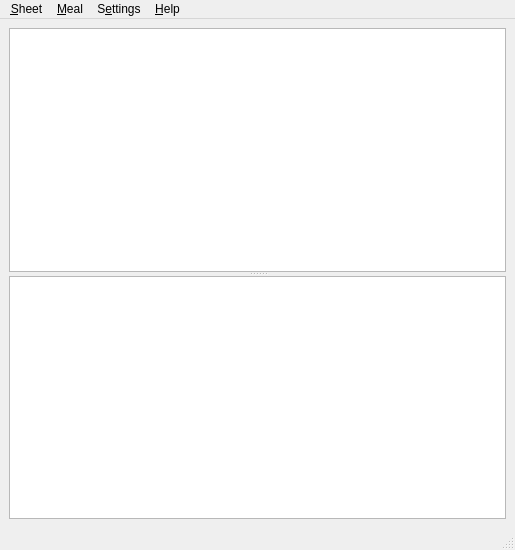
<?xml version="1.0" encoding="UTF-8"?>
<ui version="4.0">
 <class>SheetWindow</class>
 <widget class="QMainWindow" name="SheetWindow">
  <property name="geometry">
   <rect>
    <x>0</x>
    <y>0</y>
    <width>515</width>
    <height>550</height>
   </rect>
  </property>
  <property name="windowTitle">
   <string>SheetMeal</string>
  </property>
  <widget class="QWidget" name="centralwidget">
   <layout class="QVBoxLayout" name="verticalLayout">
    <item>
     <widget class="QSplitter" name="splitter">
      <property name="orientation">
       <enum>Qt::Vertical</enum>
      </property>
      <widget class="MealTable" name="mealTable"/>
      <widget class="TotalsTable" name="totalsTable"/>
     </widget>
    </item>
   </layout>
  </widget>
  <widget class="QMenuBar" name="menuBar">
   <property name="geometry">
    <rect>
     <x>0</x>
     <y>0</y>
     <width>515</width>
     <height>20</height>
    </rect>
   </property>
   <widget class="QMenu" name="sheetMenu">
    <property name="title">
     <string>&amp;Sheet</string>
    </property>
    <widget class="QMenu" name="recentMenu">
     <property name="enabled">
      <bool>false</bool>
     </property>
     <property name="title">
      <string>&amp;Recent</string>
     </property>
    </widget>
    <addaction name="newSheetAction"/>
    <addaction name="openAction"/>
    <addaction name="recentMenu"/>
    <addaction name="separator"/>
    <addaction name="saveAsAction"/>
    <addaction name="separator"/>
    <addaction name="clearSheetAction"/>
    <addaction name="refreshAction"/>
    <addaction name="closeAction"/>
    <addaction name="separator"/>
    <addaction name="quitAction"/>
   </widget>
   <widget class="QMenu" name="mealMenu">
    <property name="title">
     <string>&amp;Meal</string>
    </property>
    <addaction name="newMealAction"/>
    <addaction name="duplicateAction"/>
    <addaction name="separator"/>
    <addaction name="clearMealAction"/>
    <addaction name="deleteAction"/>
    <addaction name="separator"/>
    <addaction name="addFoodAction"/>
    <addaction name="removeFoodAction"/>
   </widget>
   <widget class="QMenu" name="optionsMenu">
    <property name="title">
     <string>S&amp;ettings</string>
    </property>
    <widget class="QMenu" name="toolbarsMenu">
     <property name="title">
      <string>&amp;Toolbars</string>
     </property>
     <addaction name="sheetToolbarAction"/>
     <addaction name="mealToolbarAction"/>
    </widget>
    <addaction name="toolbarsMenu"/>
    <addaction name="separator"/>
    <addaction name="rememberSheetAction"/>
   </widget>
   <widget class="QMenu" name="helpMenu">
    <property name="title">
     <string>&amp;Help</string>
    </property>
    <addaction name="instructionsAction"/>
    <addaction name="separator"/>
    <addaction name="aboutAction"/>
   </widget>
   <addaction name="sheetMenu"/>
   <addaction name="mealMenu"/>
   <addaction name="optionsMenu"/>
   <addaction name="helpMenu"/>
  </widget>
  <widget class="QStatusBar" name="statusbar"/>
  <action name="newSheetAction">
   <property name="text">
    <string>&amp;New</string>
   </property>
  </action>
  <action name="instructionsAction">
   <property name="text">
    <string>&amp;Instructions</string>
   </property>
  </action>
  <action name="aboutAction">
   <property name="text">
    <string>&amp;About</string>
   </property>
  </action>
  <action name="openAction">
   <property name="text">
    <string>&amp;Open...</string>
   </property>
  </action>
  <action name="saveAsAction">
   <property name="text">
    <string>&amp;Save As...</string>
   </property>
  </action>
  <action name="clearSheetAction">
   <property name="text">
    <string>&amp;Clear...</string>
   </property>
  </action>
  <action name="refreshAction">
   <property name="text">
    <string>R&amp;efresh</string>
   </property>
  </action>
  <action name="closeAction">
   <property name="text">
    <string>C&amp;lose</string>
   </property>
  </action>
  <action name="quitAction">
   <property name="text">
    <string>&amp;Quit</string>
   </property>
  </action>
  <action name="newMealAction">
   <property name="text">
    <string>&amp;New</string>
   </property>
  </action>
  <action name="duplicateAction">
   <property name="text">
    <string>D&amp;uplicate</string>
   </property>
  </action>
  <action name="addFoodAction">
   <property name="text">
    <string>Add &amp;Food...</string>
   </property>
  </action>
  <action name="clearMealAction">
   <property name="text">
    <string>&amp;Clear...</string>
   </property>
  </action>
  <action name="deleteAction">
   <property name="text">
    <string>&amp;Delete...</string>
   </property>
  </action>
  <action name="rememberSheetAction">
   <property name="text">
    <string>&amp;Remember Sheet</string>
   </property>
  </action>
  <action name="sheetToolbarAction">
   <property name="checkable">
    <bool>true</bool>
   </property>
   <property name="checked">
    <bool>true</bool>
   </property>
   <property name="text">
    <string>Sheet</string>
   </property>
  </action>
  <action name="mealToolbarAction">
   <property name="checkable">
    <bool>true</bool>
   </property>
   <property name="checked">
    <bool>true</bool>
   </property>
   <property name="text">
    <string>Meal</string>
   </property>
  </action>
  <action name="removeFoodAction">
   <property name="text">
    <string>&amp;Remove Food</string>
   </property>
  </action>
  <action name="setFoodBankAction">
   <property name="text">
    <string>Set &amp;Food Bank...</string>
   </property>
  </action>
 </widget>
 <customwidgets>
  <customwidget>
   <class>MealTable</class>
   <extends>QTableView</extends>
   <header>mealtable.h</header>
  </customwidget>
  <customwidget>
   <class>TotalsTable</class>
   <extends>QTableView</extends>
   <header>totalstable.h</header>
  </customwidget>
 </customwidgets>
 <resources/>
 <connections/>
</ui>
